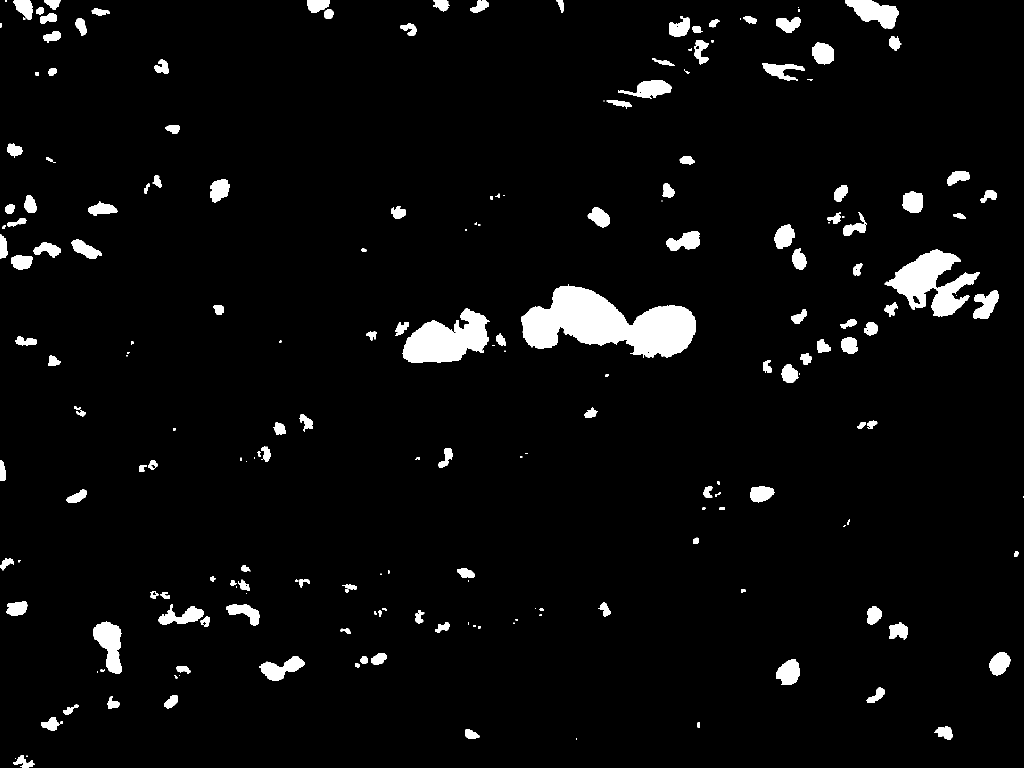
#> input picture reports/kmeans_experiment/abnormal_016_cytoplasm_best_oracle.png, 2048 x 1536 px, given in place of image.png, which was not available (shown at 1/2 size)
$ python cell_first_nuclei.py
#> lines starting #> are read from the running program, lines starting #| are printed output that depends on the picture; after the words box and inside, x2 and y2 are one past the last pixel; in counts of white or black regions, pixels touching at a corner belong together
#> in process_image, image is the input picture: shape (1536, 2048, 3); 4.1% white; 206 white regions (45 under 20 px), largest, box (x1, y1, x2, y2) and area: (1043, 569, 1391, 715) 28974, (804, 617, 979, 726) 11557, (1769, 499, 1960, 633) 11525
"""Approximate cell-region segmentation followed by nucleus detection.

Run from this folder with:
    python cell_first_nuclei.py
    python cell_first_nuclei.py image.png image2.png --output-dir output_cell_first

Cell regions are estimated from grayscale boundary contours, then filtered
by region size and shape. This is a classical vision heuristic: faint or
occluded cell boundaries can still cause missed or merged cell regions.
"""

import argparse
from pathlib import Path

import cv2
import numpy as np


MIN_NUCLEUS_AREA = 220
MAX_NUCLEUS_AREA = 6000


def make_cell_mask(image):
    """Find cell-sized regions from grayscale boundaries and contour shape.

    No stain-hue threshold is used here. CLAHE improves weak boundaries,
    smoothing reduces internal texture edges, and closed contours are filled.
    Size and aspect-ratio checks reject small debris and implausible regions.
    """
    gray = cv2.cvtColor(image, cv2.COLOR_BGR2GRAY)
    gray = cv2.createCLAHE(clipLimit=2.0, tileGridSize=(12, 12)).apply(gray)
    gray = cv2.GaussianBlur(gray, (9, 9), 0)

    # Detect outlines on normalized grayscale, independent of stain hue.
    edges = cv2.Canny(gray, threshold1=25, threshold2=70)
#> edges: shape (1536, 2048); 0.59% white in thin lines or dots
    close_kernel = cv2.getStructuringElement(cv2.MORPH_ELLIPSE, (17, 17))
    outlines = cv2.morphologyEx(edges, cv2.MORPH_CLOSE, close_kernel)
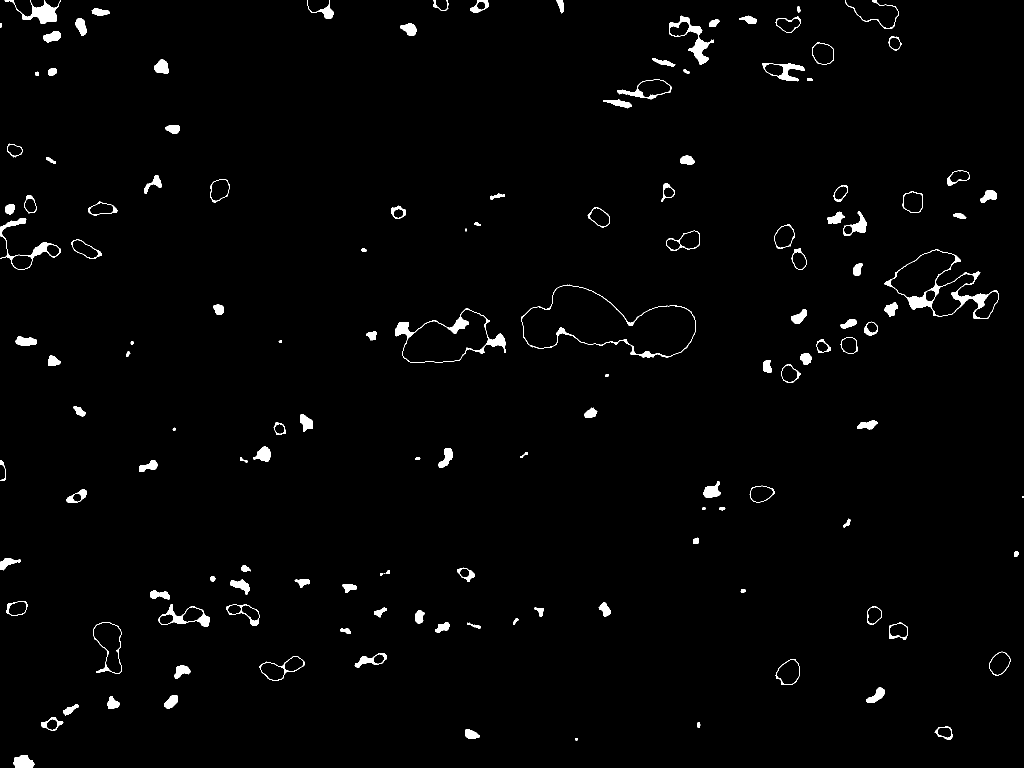
#> outlines: shape (1536, 2048) (shown at 1/2 size); 1.7% white; 139 white regions (2 under 20 px)

    contours, _ = cv2.findContours(
        outlines, cv2.RETR_EXTERNAL, cv2.CHAIN_APPROX_SIMPLE
    )
#> contours = 139 contours, 6 with area under 20; largest, box (x1, y1, x2, y2) and area: (1042, 569, 1391, 715) 29455, (1768, 499, 1998, 638) 14674, (790, 617, 1012, 726) 13246, (186, 1244, 244, 1348) 3726, (0, 436, 121, 540) 2589
    height, width = gray.shape
    image_area = height * width
    min_cell_area = max(1500, int(image_area * 0.004))
    max_cell_area = int(image_area * 0.35)
    cell_mask = np.zeros_like(gray)

    for contour in contours:
        area = cv2.contourArea(contour)
        if area < min_cell_area or area > max_cell_area:
            continue

        x, y, box_width, box_height = cv2.boundingRect(contour)
        aspect = box_width / max(box_height, 1)
        if aspect < 0.35 or aspect > 2.8:
            continue

        hull_area = cv2.contourArea(cv2.convexHull(contour))
        solidity = area / max(hull_area, 1.0)
        if solidity < 0.35:
            continue

        cv2.drawContours(cell_mask, [contour], -1, 255, thickness=cv2.FILLED)
#> this loop made 139 passes
#> area on passes 1, 3, 4, 5, 6, 7, 8, 9: 775.5, 350.5, 624.5, 42, 650, 284, 375, 443.5
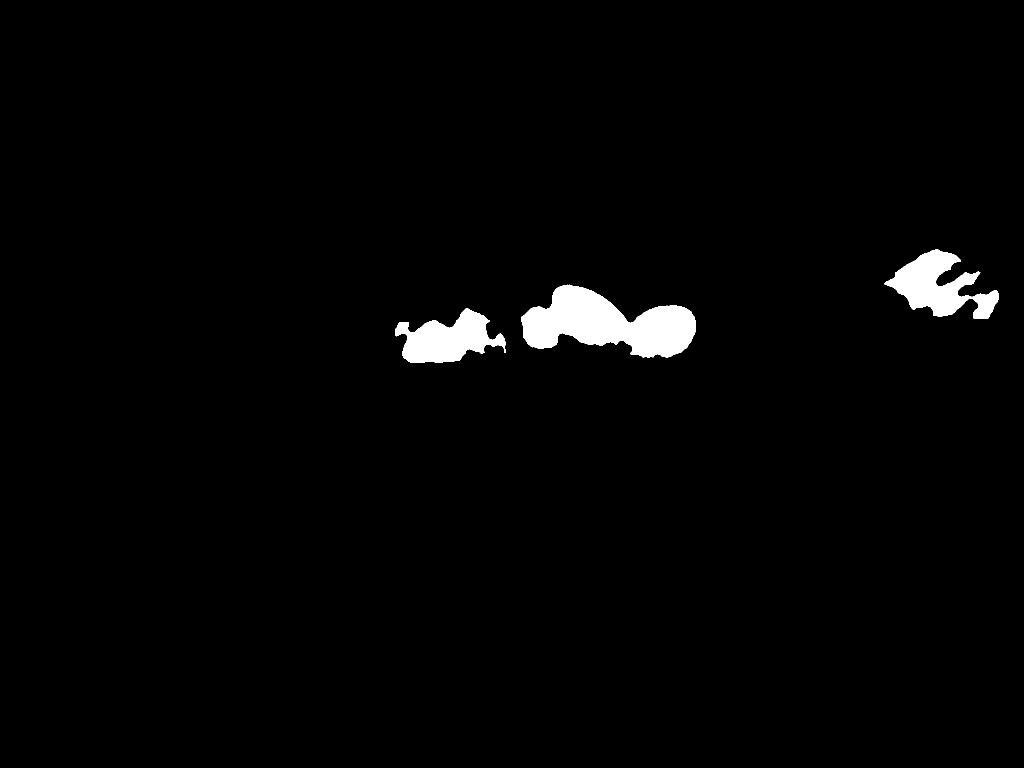
#> cell_mask: shape (1536, 2048) (shown at 1/2 size); 1.9% white; 3 white regions, box (x1, y1, x2, y2) and area: (1042, 569, 1391, 715) 29882, (1768, 499, 1998, 638) 15069, (790, 617, 1012, 726) 13565

    # Close small gaps in accepted regions while preserving cell-scale shapes.
    cell_kernel = cv2.getStructuringElement(cv2.MORPH_ELLIPSE, (11, 11))
    cell_mask = cv2.morphologyEx(cell_mask, cv2.MORPH_CLOSE, cell_kernel)
#> cell_mask: shape (1536, 2048); 1.9% white; 3 white regions, box (x1, y1, x2, y2) and area: (1042, 569, 1391, 715) 29902, (1768, 499, 1998, 638) 15093, (790, 617, 1012, 726) 13581
    return cell_mask


def find_nuclei(image, cell_mask):
    """Find dark, round nucleus candidates only inside estimated cell regions."""
    denoised = cv2.fastNlMeansDenoisingColored(
        image, None, h=6, hColor=6, templateWindowSize=7, searchWindowSize=21
    )
    smooth = cv2.GaussianBlur(denoised, (5, 5), 1.2)

    lab = cv2.cvtColor(smooth, cv2.COLOR_BGR2LAB)
#> lab: shape (1536, 2048, 3); mean of channels 0, 1, 2 10.6, 128, 128
    lightness, a_channel, b_channel = cv2.split(lab)
#> a_channel: shape (1536, 2048); every value is 128
    clahe = cv2.createCLAHE(clipLimit=2.0, tileGridSize=(8, 8))
    enhanced = cv2.cvtColor(
        cv2.merge([clahe.apply(lightness), a_channel, b_channel]), cv2.COLOR_LAB2BGR
    )

    gray = cv2.cvtColor(enhanced, cv2.COLOR_BGR2GRAY)
    kernel = cv2.getStructuringElement(cv2.MORPH_ELLIPSE, (41, 41))
#> kernel: shape (41, 41); values 0 (black) and 1 (white), 76.9% white; 4 black regions, box (x1, y1, x2, y2) and area: (0, 0, 20, 16) 97, (21, 0, 41, 16) 97, (0, 25, 20, 41) 97, (21, 25, 41, 41) 97
    blackhat = cv2.morphologyEx(gray, cv2.MORPH_BLACKHAT, kernel)
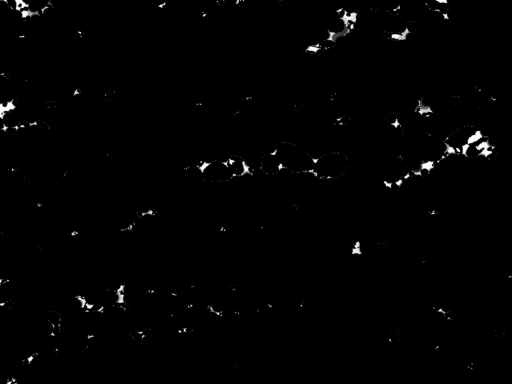
#> blackhat: shape (1536, 2048) (shown at 1/4 size); min 0, max 250, mean 2.6

    inside_cells = cell_mask > 0
    if not np.any(inside_cells):
        return enhanced, np.zeros_like(cell_mask), enhanced.copy(), 0

    # Threshold relative to cell pixels rather than the whole image.
    dark_threshold = np.percentile(gray[inside_cells], 12)
#> dark_threshold = 196
    candidate = (
        (gray <= dark_threshold) & (blackhat > 35) & inside_cells
    ).astype(np.uint8) * 255
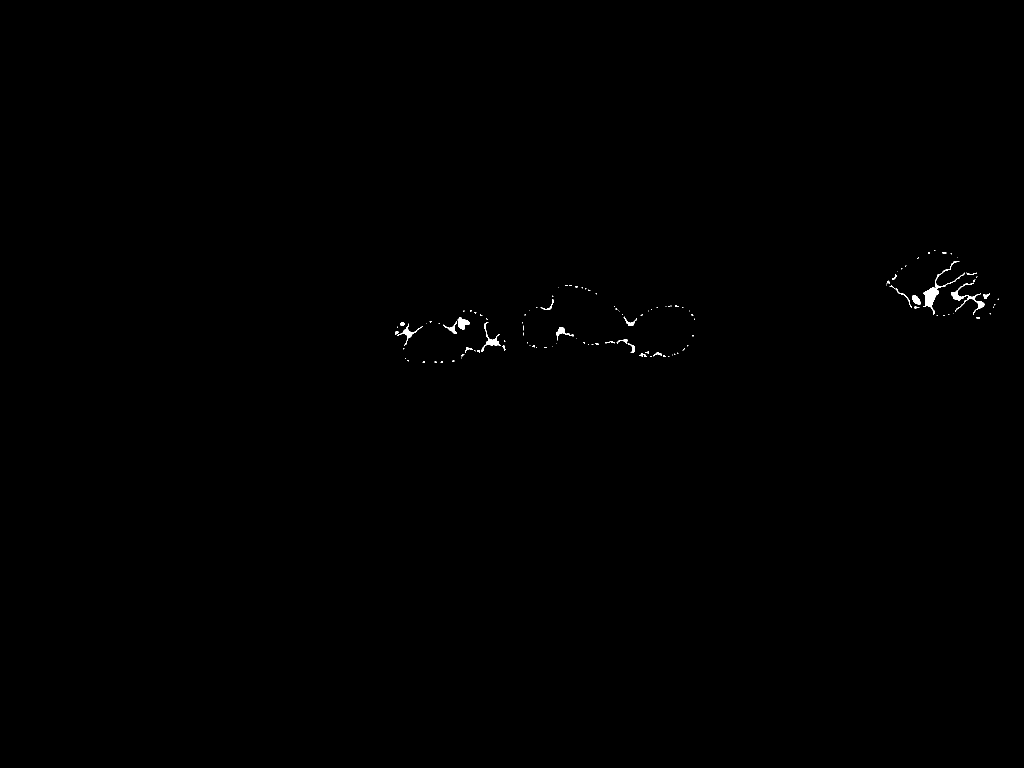
#> candidate: shape (1536, 2048) (shown at 1/2 size); 0.16% white; 123 white regions (94 under 20 px), largest, box (x1, y1, x2, y2) and area: (1846, 523, 1930, 629) 1083, (1902, 566, 1969, 630) 710, (962, 644, 1002, 704) 433
    candidate = cv2.morphologyEx(
        candidate,
        cv2.MORPH_OPEN,
        cv2.getStructuringElement(cv2.MORPH_ELLIPSE, (3, 3)),
    )
#> candidate: shape (1536, 2048); 0.13% white; 96 white regions (69 under 20 px)

    contours, _ = cv2.findContours(
        candidate, cv2.RETR_EXTERNAL, cv2.CHAIN_APPROX_SIMPLE
    )
#> contours = 96 contours, 74 with area under 20; largest, box (x1, y1, x2, y2) and area: (1847, 566, 1881, 617) 732, (915, 634, 939, 659) 307, (973, 675, 999, 692) 250, (1902, 580, 1929, 601) 230, (801, 653, 833, 677) 210
    nuclei_mask = np.zeros_like(cell_mask)
    result = enhanced.copy()
    count = 0

    for contour in contours:
        area = cv2.contourArea(contour)
        if area < MIN_NUCLEUS_AREA or area > MAX_NUCLEUS_AREA:
            continue
        perimeter = cv2.arcLength(contour, True)
        circularity = 4 * np.pi * area / (perimeter * perimeter + 1e-6)
        if circularity < 0.48:
            continue

        cv2.drawContours(nuclei_mask, [contour], -1, 255, thickness=cv2.FILLED)
        cv2.drawContours(result, [contour], -1, (0, 255, 0), 3)
        x, y, _, _ = cv2.boundingRect(contour)
        count += 1
        cv2.putText(
            result,
            str(count),
            (x, max(y - 6, 20)),
            cv2.FONT_HERSHEY_SIMPLEX,
            0.8,
            (0, 255, 255),
            2,
            cv2.LINE_AA,
        )
#> this loop made 96 passes
#> area on passes 5, 6, 9, 10, 12, 14, 21, 25: 20.5, 30.5, 37, 29.5, 22, 55, 38, 20.5
#> nuclei_mask: shape (1536, 2048); 0.01% white; 1 white region, box (x1, y1, x2, y2) and area: (915, 634, 939, 659) 344
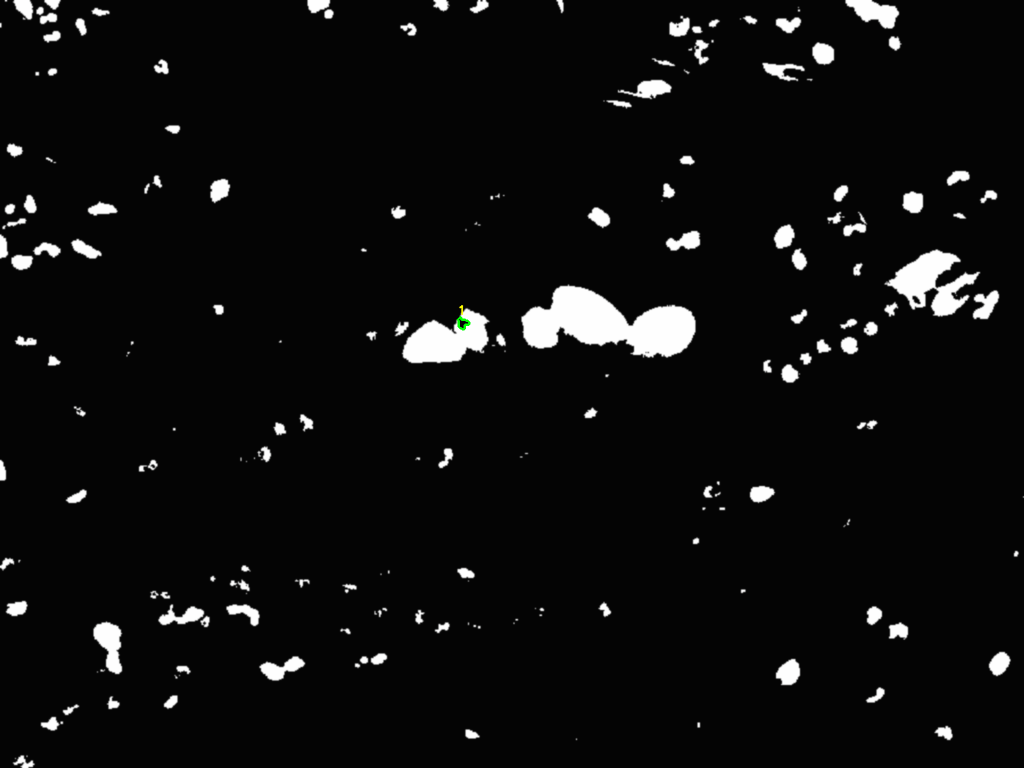
#> result: shape (1536, 2048, 3) (shown at 1/2 size); mean B, G, R 14.3, 14.4, 14.3
#> after the loop, count = 1

    return enhanced, nuclei_mask, result, count


def process_image(image_path, output_dir):
    image_path = Path(image_path)
    image = cv2.imread(str(image_path))
    if image is None:
        raise FileNotFoundError(f"이미지를 읽을 수 없습니다: {image_path}")

    cell_mask = make_cell_mask(image)
    enhanced, nuclei_mask, result, count = find_nuclei(image, cell_mask)
#> count = 1
    output_dir.mkdir(parents=True, exist_ok=True)
    name = image_path.stem

    cv2.imwrite(str(output_dir / f"{name}_cell_mask.png"), cell_mask)
    cv2.imwrite(str(output_dir / f"{name}_nuclei_mask.png"), nuclei_mask)
    cv2.imwrite(str(output_dir / f"{name}_enhanced.png"), enhanced)
    cv2.imwrite(str(output_dir / f"{name}_result.png"), result)
    print(f"[{image_path.name}] 세포 영역 안에서 검출된 핵: {count}개")
#| [image.png] 세포 영역 안에서 검출된 핵: 1개


def main():
    parser = argparse.ArgumentParser(
        description="세포 영역을 먼저 추정한 뒤 그 안에서 핵을 검출합니다."
    )
    parser.add_argument(
        "images",
        nargs="*",
        default=["image.png", "image2.png"],
        help="입력 이미지 경로 (기본값: image.png image2.png)",
    )
    parser.add_argument(
        "--output-dir",
        default="output_cell_first",
        help="결과 저장 폴더 (기본값: output_cell_first)",
    )
    args = parser.parse_args()

    output_dir = Path(args.output_dir)
    for image_path in args.images:
        process_image(image_path, output_dir)
#> pass 2 of the loop in main, `for image_path in args.images:`:
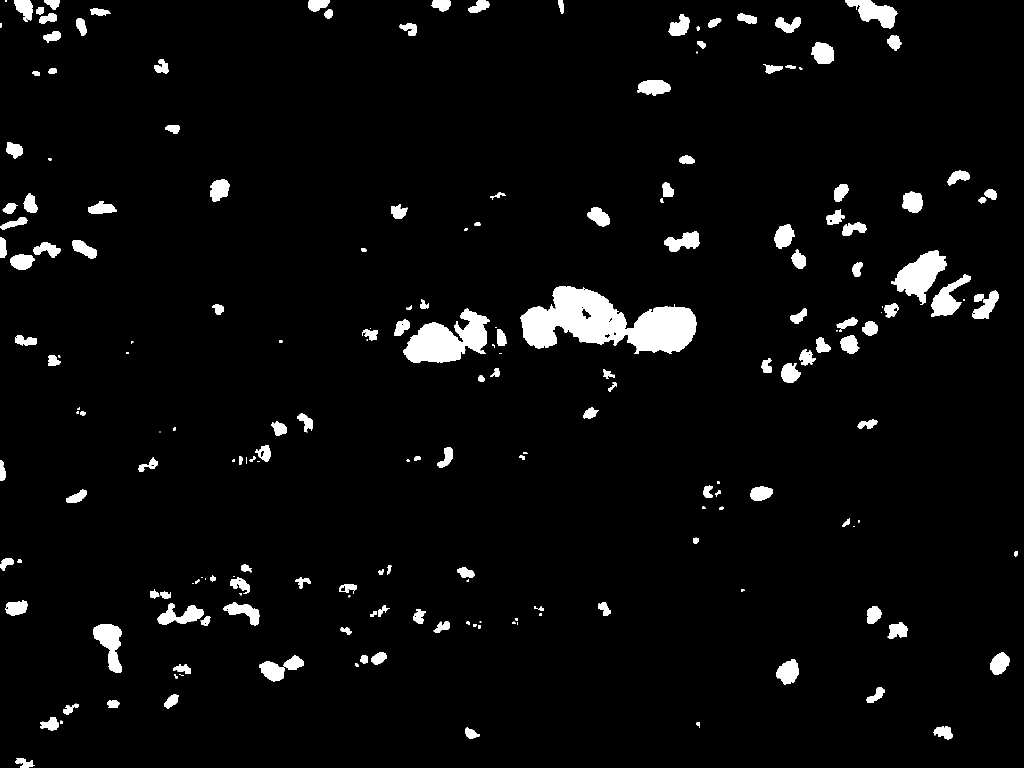
#> input picture reports/kmeans_experiment/abnormal_016_nucleus_best_oracle.png, 2048 x 1536 px, given in place of image2.png, which was not available (shown at 1/2 size)
#> in process_image, image is the input picture: shape (1536, 2048, 3); 4% white; 203 white regions (29 under 20 px), largest, box (x1, y1, x2, y2) and area: (1040, 572, 1393, 708) 26606, (806, 617, 979, 726) 10448, (1782, 501, 1894, 610) 5764
#> in make_cell_mask (call 2), `contours, _ = cv2.findContours( outlines, cv2.RETR_EXTERNAL, cv2.CHAIN..`: contours = 130 contours, 2 with area under 20; largest, box (x1, y1, x2, y2) and area: (1040, 571, 1393, 709) 27704, (806, 617, 1013, 726) 12022, (1781, 501, 1942, 633) 8873, (186, 1247, 244, 1345) 3060, (0, 431, 121, 540) 2959
#> the loop in make_cell_mask (call 2), `for contour in contours:` made 130 passes
#> area on passes 1 to 4: 516.5, 366, 689, 49
#> dark_threshold = 222
#> in find_nuclei (call 2), `candidate = ( (gray <= dark_threshold) & (blackhat > 35) & inside_cell..`:
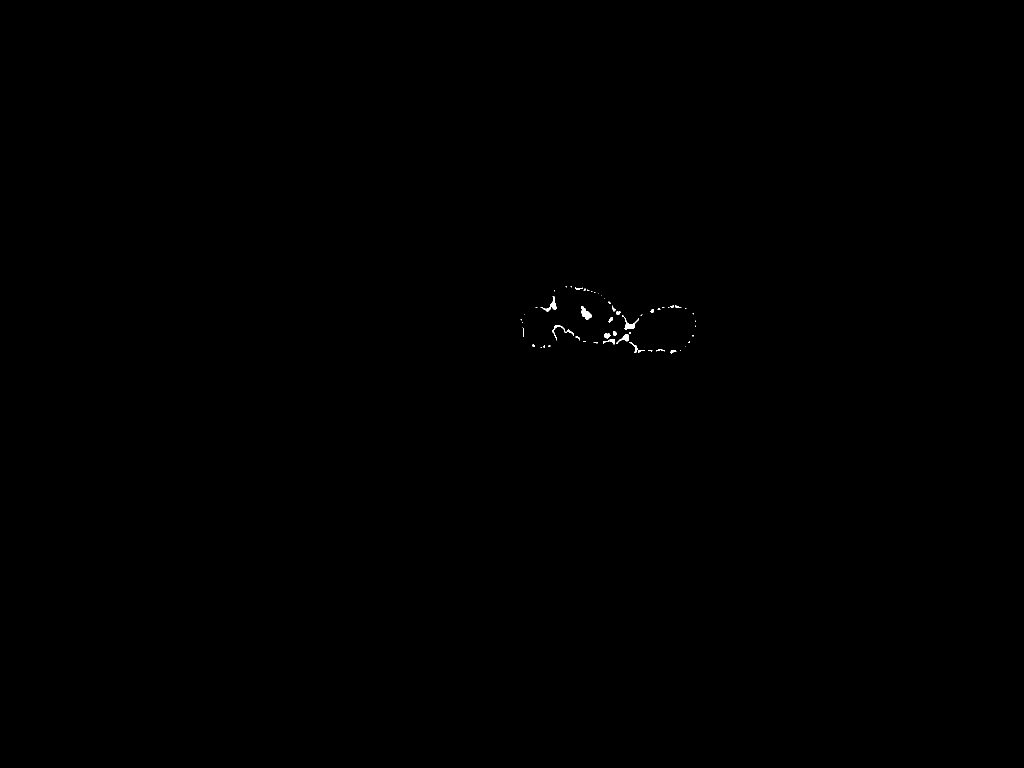
#> candidate: shape (1536, 2048) (shown at 1/2 size); 0.07% white; 56 white regions (35 under 20 px), largest, box (x1, y1, x2, y2) and area: (1162, 612, 1183, 639) 309, (1081, 592, 1114, 623) 254, (1244, 631, 1278, 659) 246
#> in find_nuclei (call 2), `contours, _ = cv2.findContours( candidate, cv2.RETR_EXTERNAL, cv2.CHAI..`: contours = 38 contours, 23 with area under 20; largest, box (x1, y1, x2, y2) and area: (1162, 612, 1183, 639) 274, (1086, 593, 1114, 623) 198, (1249, 638, 1278, 659) 182, (1233, 669, 1258, 687) 142, (1208, 666, 1221, 677) 85
#> the loop in find_nuclei (call 2), `for contour in contours:` made 38 passes
#> area on passes 1, 9, 14, 16: 35.5, 53.5, 67, 142.5
#> after the loop in find_nuclei (call 2), `for contour in contours:`:
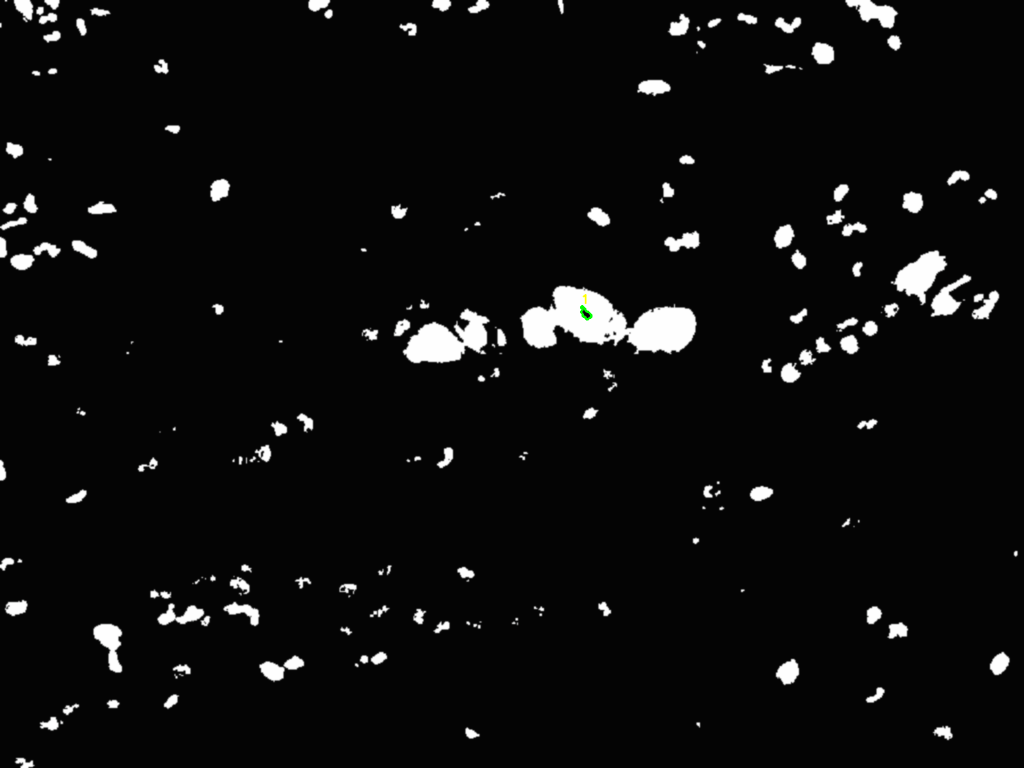
#> result: shape (1536, 2048, 3) (shown at 1/2 size); mean B, G, R 14, 14, 14
#> after the loop in find_nuclei (call 2), `for contour in contours:`: count = 1
#| [image2.png] 세포 영역 안에서 검출된 핵: 1개


if __name__ == "__main__":
    main()
